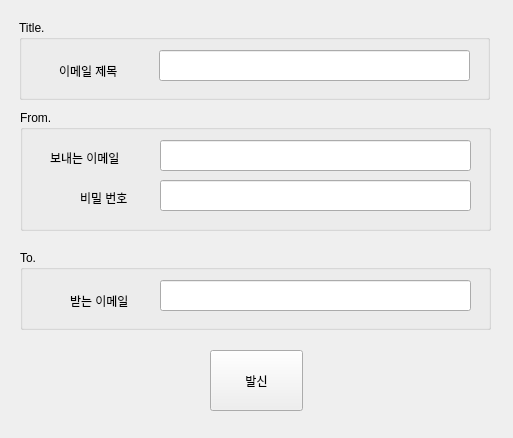
<?xml version="1.0" encoding="UTF-8"?>
<ui version="4.0">
 <class>Form</class>
 <widget class="QWidget" name="Form">
  <property name="geometry">
   <rect>
    <x>0</x>
    <y>0</y>
    <width>513</width>
    <height>438</height>
   </rect>
  </property>
  <property name="windowTitle">
   <string>이메일 발신</string>
  </property>
  <widget class="QPushButton" name="pushButton">
   <property name="geometry">
    <rect>
     <x>210</x>
     <y>350</y>
     <width>93</width>
     <height>61</height>
    </rect>
   </property>
   <property name="text">
    <string>발신</string>
   </property>
  </widget>
  <widget class="QGroupBox" name="groupBox">
   <property name="geometry">
    <rect>
     <x>20</x>
     <y>110</y>
     <width>471</width>
     <height>121</height>
    </rect>
   </property>
   <property name="title">
    <string>From.</string>
   </property>
   <widget class="QLabel" name="label_2">
    <property name="geometry">
     <rect>
      <x>60</x>
      <y>80</y>
      <width>71</width>
      <height>16</height>
     </rect>
    </property>
    <property name="text">
     <string>비밀 번호</string>
    </property>
   </widget>
   <widget class="QLabel" name="label">
    <property name="geometry">
     <rect>
      <x>30</x>
      <y>40</y>
      <width>101</width>
      <height>16</height>
     </rect>
    </property>
    <property name="text">
     <string>보내는 이메일</string>
    </property>
   </widget>
   <widget class="QLineEdit" name="lineEdit_2">
    <property name="geometry">
     <rect>
      <x>140</x>
      <y>30</y>
      <width>311</width>
      <height>31</height>
     </rect>
    </property>
   </widget>
   <widget class="QLineEdit" name="lineEdit_3">
    <property name="geometry">
     <rect>
      <x>140</x>
      <y>70</y>
      <width>311</width>
      <height>31</height>
     </rect>
    </property>
   </widget>
  </widget>
  <widget class="QGroupBox" name="groupBox_2">
   <property name="geometry">
    <rect>
     <x>20</x>
     <y>250</y>
     <width>471</width>
     <height>80</height>
    </rect>
   </property>
   <property name="title">
    <string>To.</string>
   </property>
   <widget class="QLabel" name="label_3">
    <property name="geometry">
     <rect>
      <x>50</x>
      <y>40</y>
      <width>81</width>
      <height>21</height>
     </rect>
    </property>
    <property name="text">
     <string>받는 이메일</string>
    </property>
   </widget>
   <widget class="QLineEdit" name="lineEdit_4">
    <property name="geometry">
     <rect>
      <x>140</x>
      <y>30</y>
      <width>311</width>
      <height>31</height>
     </rect>
    </property>
   </widget>
  </widget>
  <widget class="QGroupBox" name="groupBox_3">
   <property name="geometry">
    <rect>
     <x>19</x>
     <y>20</y>
     <width>471</width>
     <height>80</height>
    </rect>
   </property>
   <property name="title">
    <string>Title.</string>
   </property>
   <widget class="QLabel" name="label_4">
    <property name="geometry">
     <rect>
      <x>40</x>
      <y>40</y>
      <width>81</width>
      <height>21</height>
     </rect>
    </property>
    <property name="text">
     <string>이메일 제목</string>
    </property>
   </widget>
   <widget class="QLineEdit" name="lineEdit">
    <property name="geometry">
     <rect>
      <x>140</x>
      <y>30</y>
      <width>311</width>
      <height>31</height>
     </rect>
    </property>
   </widget>
  </widget>
 </widget>
 <resources/>
 <connections>
  <connection>
   <sender>pushButton</sender>
   <signal>clicked()</signal>
   <receiver>Form</receiver>
   <slot>transmit_email()</slot>
   <hints>
    <hint type="sourcelabel">
     <x>236</x>
     <y>298</y>
    </hint>
    <hint type="destinationlabel">
     <x>155</x>
     <y>286</y>
    </hint>
   </hints>
  </connection>
 </connections>
 <slots>
  <slot>transmit_email()</slot>
 </slots>
</ui>
